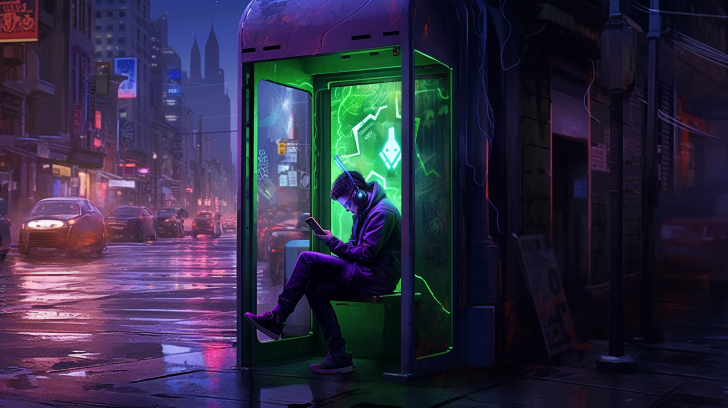
#> input picture images/image10.png, 1456 x 816 px (shown at 1/2 size); its folder holds only this picture in this run
$ python image.py
#> lines starting #> are read from the running program, lines starting #| are printed output that depends on the picture
import os
import imageio
from skimage.transform import resize

# The path to the image directory
image_dir = 'images'

# The path to the thumbnail directory
thumbnail_dir = 'images/thumbnails'

# Go through every file in the image directory
for filename in os.listdir(image_dir):
    # If the file is a .png
    if filename.endswith('.png'):
        try:
            # Read the image
            img = imageio.imread(os.path.join(image_dir, filename))
#> img is the input picture: shape (816, 1456, 3); mean R, G, B 47.7, 43.1, 66.9

            # Calculate the aspect ratio
            aspect_ratio = img.shape[1] / img.shape[0]
#> aspect_ratio = 1.78

            # Resize the image while keeping the aspect ratio, and ensuring the max dimension is 200
            if aspect_ratio > 1:
                img_resized = resize(img, (200, int(200*aspect_ratio)))
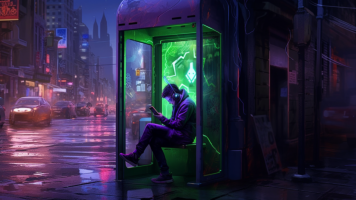
#> img_resized: shape (200, 356, 3) float64; mean R, G, B 0.187, 0.169, 0.262
            else:
                img_resized = resize(img, (int(200/aspect_ratio), 200))

            # Convert the image data to 8 bit
            img_resized = (255 * img_resized).astype('uint8')

            # Write the image to the thumbnail directory
            imageio.imsave(os.path.join(thumbnail_dir, filename), img_resized)

        except Exception as e:
            print(f'Skipping file {filename} due to error: {e}')

print("All possible thumbnails are successfully created!")

$ run again, on images/image1028.png
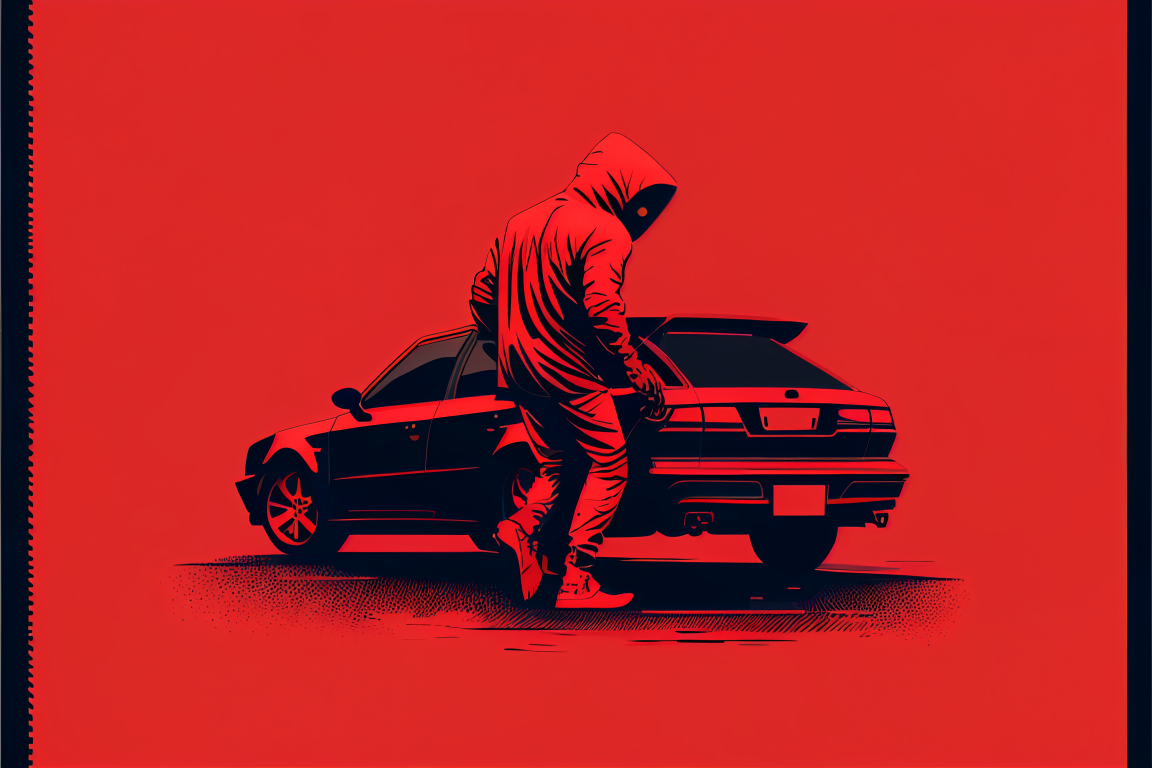
#> input picture images/image1028.png, 2304 x 1536 px (shown at 1/2 size)
#> img is the input picture: shape (1536, 2304, 3); mean R, G, B 178.7, 33.2, 36.3
#> `img_resized = resize(img, (200, int(200*aspect_ratio)))`:
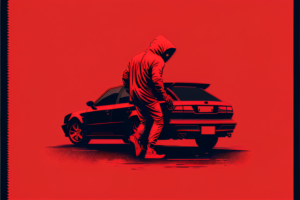
#> img_resized: shape (200, 300, 3) float64; mean R, G, B 0.701, 0.13, 0.142

$ run again, on images/image1029.png
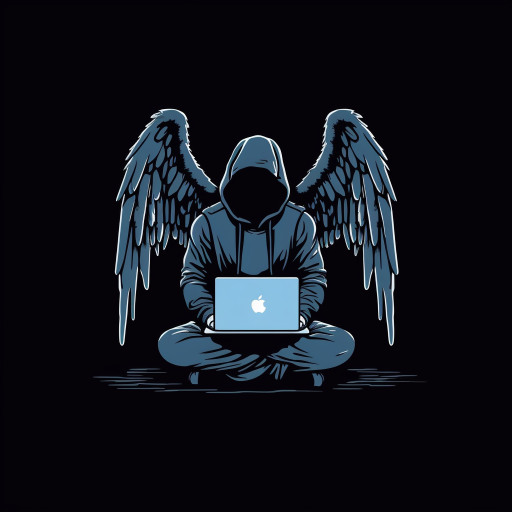
#> input picture images/image1029.png, 1024 x 1024 px (shown at 1/2 size)
#> img is the input picture: shape (1024, 1024, 3); mean R, G, B 15.7, 17.7, 25.9
#> `img_resized = resize(img, (int(200/aspect_ratio), 200))`:
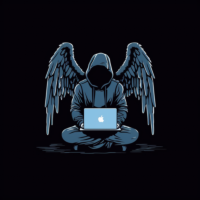
#> img_resized: shape (200, 200, 3) float64; mean R, G, B 0.0617, 0.0693, 0.102

$ run again, on images/image103.png
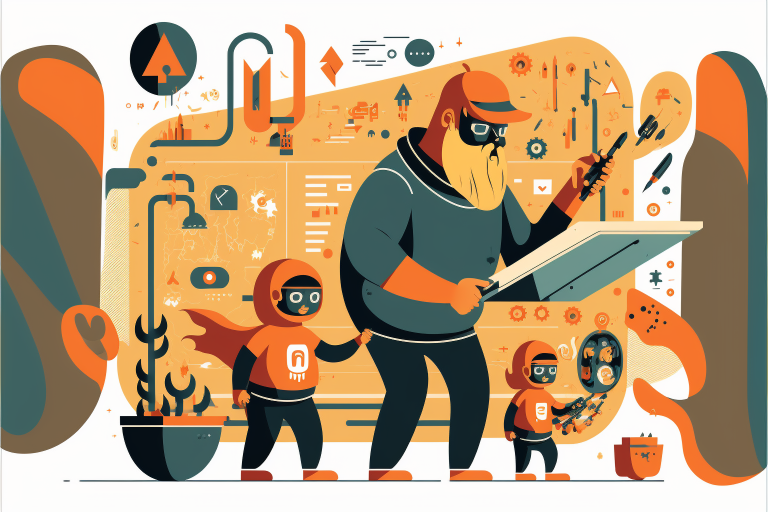
#> input picture images/image103.png, 1536 x 1024 px (shown at 1/2 size)
#> img is the input picture: shape (1024, 1536, 3); mean R, G, B 183.8, 157.2, 125.4
#> `img_resized = resize(img, (200, int(200*aspect_ratio)))`:
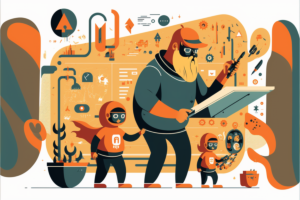
#> img_resized: shape (200, 300, 3) float64; mean R, G, B 0.721, 0.616, 0.492

$ run again, on images/image1000.png
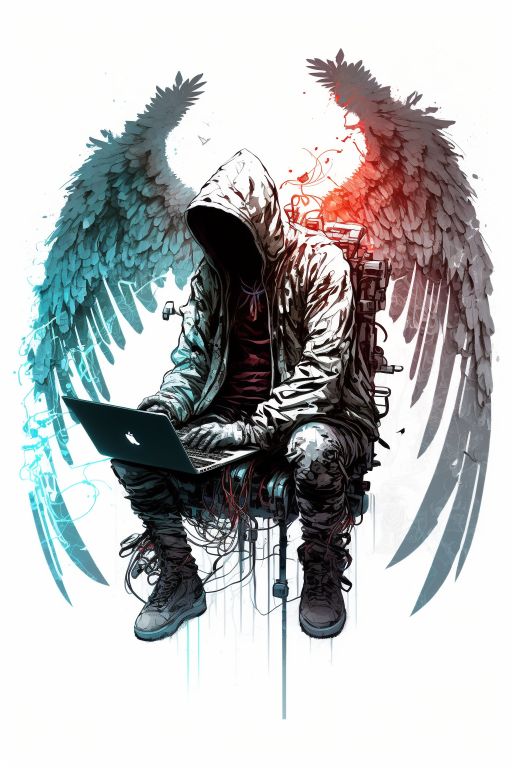
#> input picture images/image1000.png, 1024 x 1536 px (shown at 1/2 size)
#> img is the input picture: shape (1536, 1024, 3); mean R, G, B 184.1, 185.7, 186.5
#> `img_resized = resize(img, (int(200/aspect_ratio), 200))`:
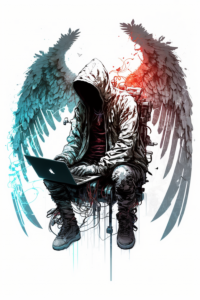
#> img_resized: shape (300, 200, 3) float64; mean R, G, B 0.722, 0.728, 0.731
